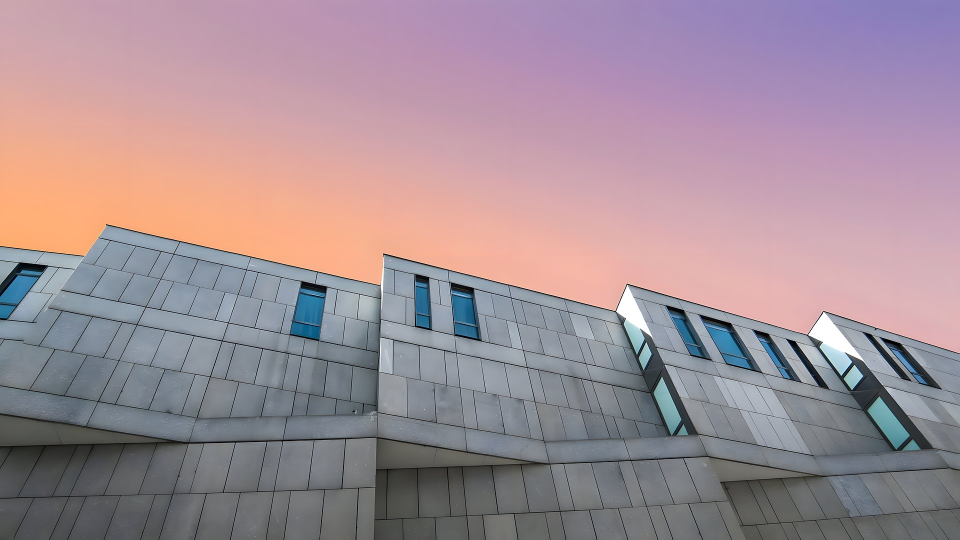
#> input picture assets/img/home/hero-edificio-1920.jpg, 1920 x 1080 px, found by its file name (shown at 1/2 size)
$ python make_og.py assets/img/home/hero-edificio-1920.jpg assets/img/logo-600.png %TEMP%/sw.ttf assets/img/og/og-default.jpg
#> lines starting #> are read from the running program, lines starting #| are printed output that depends on the picture
"""Compose the branded Open Graph image (1200x630): paper panel with logo + hero photo.

usage: python make_og.py <hero-master.png> <logo.png> <font.ttf> <out.jpg>

Pillow non legge i woff2: converti prima il font spedito nel sito, poi passa il
TTF ottenuto.

    python -c "from fontTools.ttLib import TTFont; f=TTFont('assets/fonts/Switzer-Medium.woff2'); f.flavor=None; f.save('%TEMP%/sw.ttf')"
    python tools/make_og.py assets/img/home/hero-edificio-1920.jpg assets/img/logo-600.png %TEMP%/sw.ttf assets/img/og/og-default.jpg
"""
import sys
from pathlib import Path

from PIL import Image, ImageDraw, ImageFont

PAPER, NAVY, BLU = "#F1F2F3", "#14171D", "#304890"

def main(hero_p: Path, logo_p: Path, font_p: Path, out: Path):
    W, H, PANEL = 1200, 630, 470
    canvas = Image.new("RGB", (W, H), PAPER)

    # photo right, cover-cropped (generic cover: works for any source aspect)
    hero = Image.open(hero_p).convert("RGB")
#> hero is the input picture: PIL image 1920x1080 RGB; mean R, G, B 161.7, 142.1, 151
    target_w, target_h = W - PANEL, H
    scale = max(target_w / hero.width, target_h / hero.height)
#> scale = 0.583
    hero = hero.resize((int(hero.width * scale), int(hero.height * scale)), Image.LANCZOS)
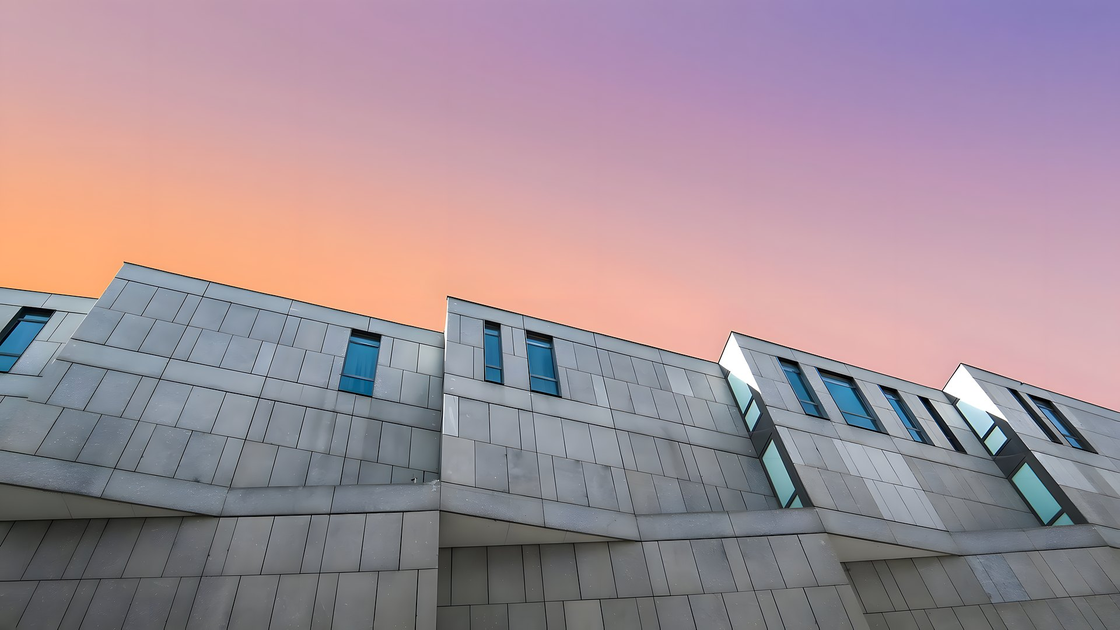
#> hero: PIL image 1120x630 RGB; mean R, G, B 161.7, 142.2, 151
    hx = (hero.width - target_w) // 2
#> hx = 195
    hy = (hero.height - target_h) // 2
#> hy = 0
    canvas.paste(hero.crop((hx, hy, hx + target_w, hy + target_h)), (PANEL, 0))
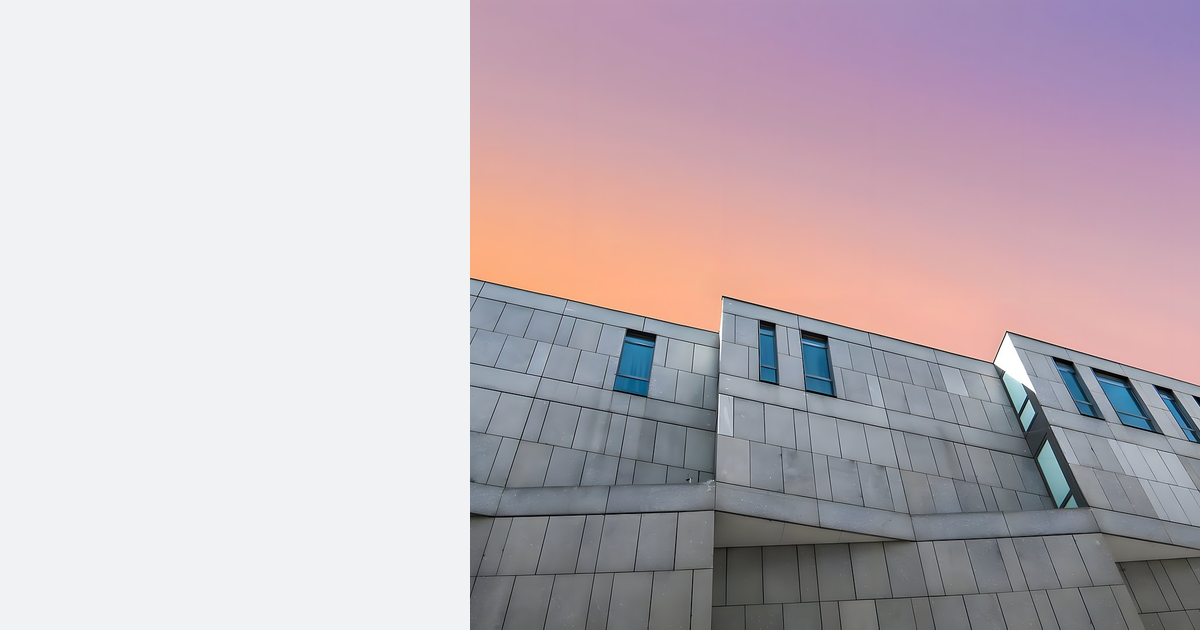
#> canvas: PIL image 1200x630 RGB; mean R, G, B 193.8, 182, 187.9

    d = ImageDraw.Draw(canvas)
    # navy divider hairline
    d.rectangle([PANEL - 2, 0, PANEL, H], fill=NAVY)

    # logo centered in panel upper half (transparent PNG, alpha composited)
#> (the run stopped early here; a loop or call above may not have finished)
